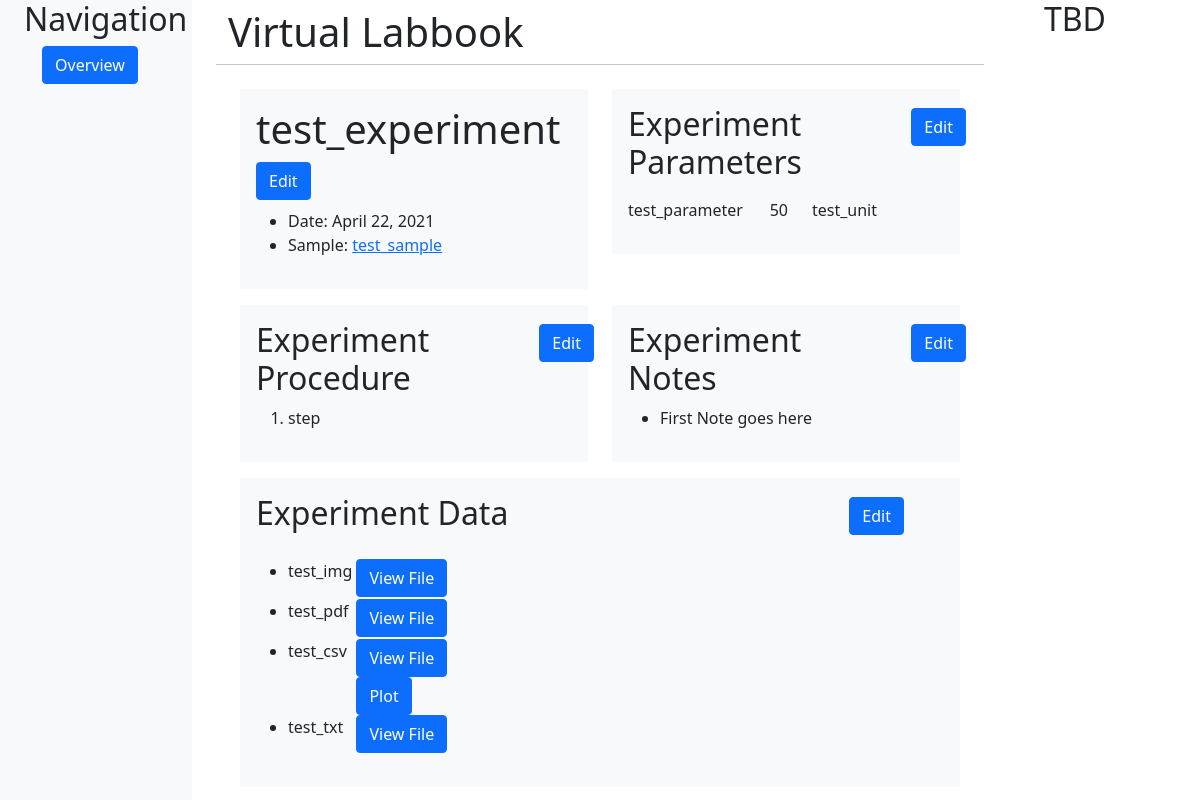
/polls/experiment/28/, run on an earlier commit of the app's database.
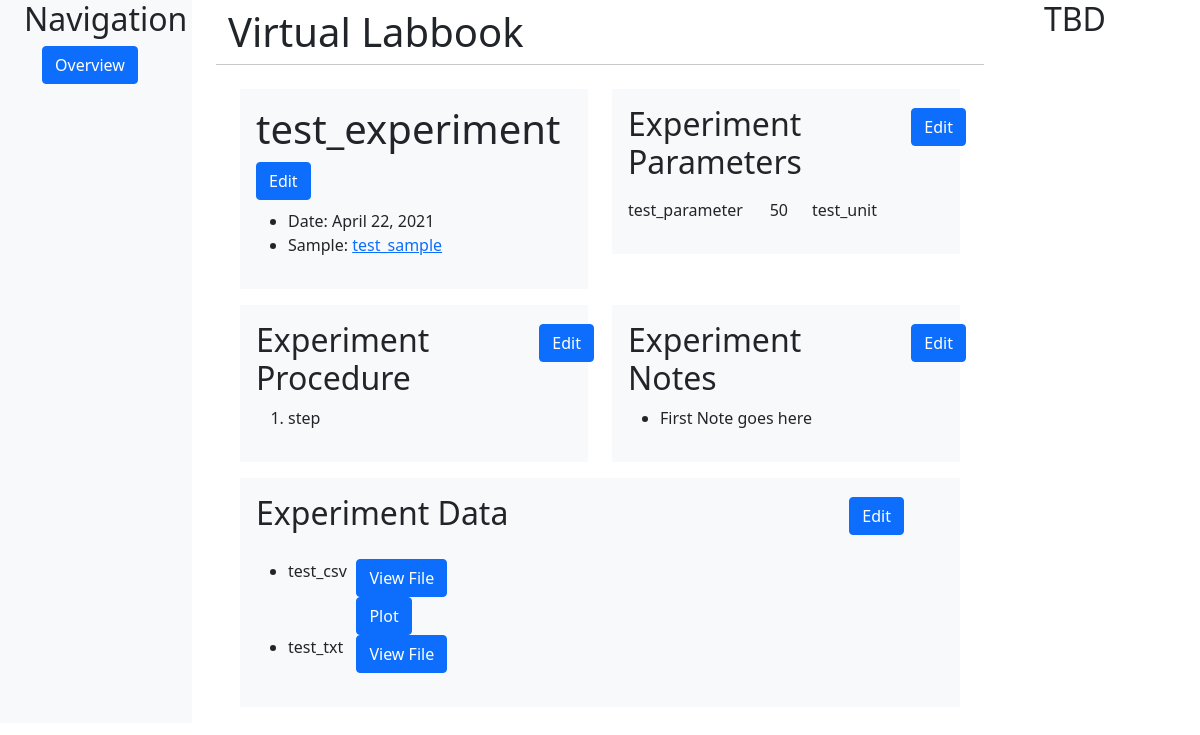
And on a later commit of the database.
### polls/models.py (models this page shows, shortened)
class Experiment(models.Model):
    sample = models.ForeignKey(Sample, on_delete=models.PROTECT, related_name='experiments')
    name = models.CharField(max_length=200)
    date = models.DateField('Date of experiment', default=datetime.datetime.now)

class Sample(models.Model):
    name = models.CharField(max_length=200)
    def __str__(self):
        return self.name

class Parameter(models.Model):
    step = models.ForeignKey(Step, on_delete=models.CASCADE, related_name='step_parameters', blank=True, null=True)
    sample = models.ForeignKey(Sample, on_delete=models.CASCADE, related_name='sample_parameters', blank=True,
                               null=True)
    experiment = models.ForeignKey(Experiment, on_delete=models.CASCADE, related_name='experiment_parameters',
                                   blank=True, null=True)
    name = models.CharField(max_length=200)
    value = models.CharField(max_length=200, blank=True, null=True)
    unit = models.CharField(max_length=200, blank=True, null=False)

class Step(models.Model):
    experiment = models.ForeignKey(Experiment, on_delete=models.CASCADE, related_name='experiment_steps', blank=True,
                                   null=True)
    note = models.CharField(max_length=200, blank=True)
    text = models.CharField(max_length=200)

class Note(models.Model):
    step = models.ForeignKey(Step, on_delete=models.CASCADE, related_name='step_notes', blank=True, null=True)
    sample = models.ForeignKey(Sample, on_delete=models.CASCADE, related_name='sample_notes', blank=True, null=True)
    experiment = models.ForeignKey(Experiment, on_delete=models.CASCADE, related_name='experiment_notes', blank=True,
                                   null=True)
    text = models.CharField(max_length=400)

class File(models.Model):
    experiment = models.ForeignKey(Experiment, on_delete=models.CASCADE, related_name='experiment_files', null=True,
                                   blank=True)
    sample = models.ForeignKey(Sample, on_delete=models.CASCADE, related_name='sample_name', null=True, blank=True)
    name = models.CharField(max_length=200, blank=True)
    type = models.CharField(max_length=200, blank=True, null=True,
                            choices=[('txt', 'txt'),
                                     ('csv', 'csv'),
                                     ('pdf', 'pdf'),
                                     ('img', 'image'),
                                     ('etc', 'other')
                                     ])
    upload_folder = 'experiment/files/'
    file = models.FileField(upload_to=upload_folder, null=True)
    pdf = models.FileField()
    csv = models.JSONField(blank=True, null=True)
    file_delimiter = models.CharField(max_length=200, blank=True, null=True,
                                      choices=[('\t', 'tabstop'),
                                               ('.', '.'),
                                               (',', ','),
                                               (';', ';')
                                               ])
    path_wkhtmltopdf = r'C:\Program Files\wkhtmltopdf\bin\wkhtmltopdf.exe'
    pdf_config = pdfkit.configuration(wkhtmltopdf=path_wkhtmltopdf)
    pdf_options = {
        'margin-top': '0.1in',
        'margin-right': '0.1in',
        'margin-bottom': '0.1in',
        'margin-left': '0.1in',
        'minimum-font-size': 18,
        'encoding': "UTF-8"
    }
    def __str__(self):
        return self.name

### polls/views.py (the view)
class ExperimentDetailView(generic.DetailView):
    template_name = 'polls/experiment-detail.html'
    object = None
    def get(self, request, *args, **kwargs):
        self.object = get_object_or_404(Experiment, id=self.kwargs['parent_id'])
        return self.render_to_response(self.get_context_data(parent=self.object,
                                                             parent_id=self.object.id))

### polls/templates/polls/experiment-detail.html (shortened to what this page needs)
{%extends 'polls/base.html'%}
{% block content %}
<div class="row row-cols-1 row-cols-lg-2">
    <div class="col">
        <div class="py-3 px-3 mb-3 bg-light text-dark">
            <h1 class="row">
                <div class="col">{{ parent.name }}</div>
                <div class="col-2">
                    {% if update_name != 'experiment' %}
                    <form action="{% url 'polls:update-experiment' parent_id %}" method="get">
                        <input class="btn btn-primary" type="submit" value="Edit">
                    </form>
                    {%endif%}
                </div>
            </h1>
            {% if update_name == 'experiment' %}
            {% include 'polls/update-experiment.html' %}
            {% else %}
            <ul>
                <li> Date: {{ parent.date }}</li>
                <li> Sample:
                    <a href="{%url 'polls:sample-detail' parent.sample.id %}"> {{ parent.sample }}</a>
                </li>
            </ul>
            {% endif %}
        </div>
    </div>
    <div class="col">
        <div class="py-3 px-3 mb-3 bg-light text-dark">
            <h2>
                <div class="row">
                    <div class="col">Experiment Parameters</div>
                    <div class="col-2">
                        {% if update_name != 'parameter' %}
                        <form action="{% url 'polls:experiment-update-parameter' parent_id %}" method="get">
                            <input class="btn btn-primary" type="submit" value="Edit">
                        </form>
                        {%endif%}
                    </div>
                </div>
            </h2>
            {% if update_name == 'parameter' %}
            {% with col_count=3 %}
            {% include 'polls/child-update-form.html' %}
            {% endwith %}
            {% else %}
            {% for parameter in parent.experiment_parameters.all %}
            <p>
            <div class="row ">
                <div class="col-5"> {{ parameter.name }}</div>
                <div class="col-md-auto">{{ parameter.value }}</div>
                <div class="col-md-auto">{{ parameter.unit }}</div>
            </div>
            </p>
            {% endfor %}
            {% endif %}
        </div>
    </div>
    <div class="col ">
        <div class="py-3 px-3 mb-3 bg-light text-dark">
            <h2 class="row">
                <div class="col">Experiment Procedure</div>
                <div class="col-2">
                    {% if update_name != 'step' %}
                    <form action="{% url 'polls:experiment-update-step' parent_id %}" method="get">
                        <input class="btn btn-primary" type="submit" value="Edit">
                    </form>
                    {%endif%}
                </div>
            </h2>
            <ol>
                {% block experiment-update-step %}
                {% for step in parent.experiment_steps.all %}
                <li>
                    <div class="inline">
                        {{ step.text }}
                    </div>
                </li>
                {% endfor %}
                {% endblock %}
            </ol>
        </div>
    </div>
    <div class="col">
        <div class=" py-3 px-3 mb-3 bg-light text-dark">
            <h2>
                <div class="row">
                    <div class="col">Experiment Notes</div>
                    <div class="col-2">
                        {% if update_name != 'step' %}
                        <form action="{% url 'polls:experiment-update-note' parent_id %}" method="get">
                            <input class="btn btn-primary" type="submit" value="Edit">
                        </form>
                        {%endif%}
                    </div>
                </div>
            </h2>
            {% if update_name == "note" %}
            {% with col_count=1 %}
            {% include 'polls/child-update-form.html' %}
            {% endwith %}
            {% else %}
            {% for note in parent.experiment_notes.all %}
            <div class="row">
                <div class="col-md-auto">
                    <ul>
                        <li>
                            {{ note.text }}
                        </li>
                    </ul>
                </div>
            </div>
            {% endfor %}
            {% endif %}
        </div>
    </div>
    <div class="col-lg-12">
        <div class=" py-3 px-3 mb-3 bg-light text-dark">
            <h2>
                <div class="row">
                    <div class="col">Experiment Data</div>
                    <div class="col-2">
                        <form action="{% url 'polls:file-upload' parent_id %}" method="GET">
                            <input class="btn btn-primary" type="submit" value="Edit">
                        </form>
                    </div>
                </div>
            </h2>
            {% if update_name == 'file' %}
            {% with col_count=4 %}
            {% include 'polls/child-update-form.html' %}
            {% endwith %}
            {% else %}
            <div class="row mt-4 row-cols-1 row-cols-lg-2 justify-content-center">
                <div class="col col-lg-4">
                    <ul>
                        {% for file in parent.experiment_files.all %}
                        <li>
                            <div class="row">
                                <div class="col-4 mb-3">{{ file }}</div>
                                <div class="col">
                                    <div class="row row-cols-auto">
                                        {% if file.type != 'img' %}
                                            <div class="col">
                                                <a class="btn btn-primary" href="{%url 'polls:file-viewer' parent_id file.id 'pdf' %}">
                                                    View File
                                                </a>
                                            </div>
                                        {% else %}
                                            <div class="col">
                                                <a class="btn btn-primary" href="{%url 'polls:file-viewer' parent_id file.id 'img' %}">
                                                    View File
                                                </a>
                                            </div>
                                        {% endif %}
                                        {% if file.type == 'csv' %}
                                            <div class="col">
                                                <a class="btn btn-primary" href="{%url 'polls:file-viewer' parent_id file.id 'csv' %}">
                                                    Plot
                                                </a>
                                            </div>
                                        {% endif %}
                                    </div>
                                </div>
                        </li>
                        {% endfor %}
                    </ul>
                </div>
                <div class="col col-lg-8">
                </div>
            </div>
            {% endif %}
        </div>
    </div>
</div>
{% endblock %}

### polls/templates/polls/base.html (shortened to what this page needs)
<!doctype html>
<html lang="en">
<head>
    <link href="https://cdn.jsdelivr.net/npm/bootstrap@5.0.0-beta3/dist/css/bootstrap.min.css" rel="stylesheet"
>
</head>
<body>
{% load static %}
{% load custom_templates %}
<div class="row row-cols-3">
    <div class="col-2 bg-light text-dark">
        <div class="container-fluid">
            <div class="row justify-content-center">
                <div class="col-auto">
                    <h2>
                    </h2>
                </div>
                <div class="col-auto">
                    <form action="{% url 'polls:index' %}">
                        <input class="btn btn-primary" type="submit" value="Overview">
                    </form>
                </div>
            </div>
        </div>
    </div>
    <div class="col-8">
        <div class="container-fluid">
            <div class="row justify-content-center">
                <h1 class="mt-2"> Virtual Labbook </h1>
                <hr class="mt-0 mb-4">
                {% block content %}
                {% endblock %}
            </div>
        </div>
    </div>
    <div class="col-2">
        <div class="container-fluid">
            <div class="row">
                <div class="col">
                    <h2>
                    </h2>
                </div>
            </div>
        </div>
    </div>
</div>
</body>
</html>

What changed in the data, as far as the page shows it:
removed File: name "test_img", type "View File"
removed File: name "test_pdf", type "View File"
